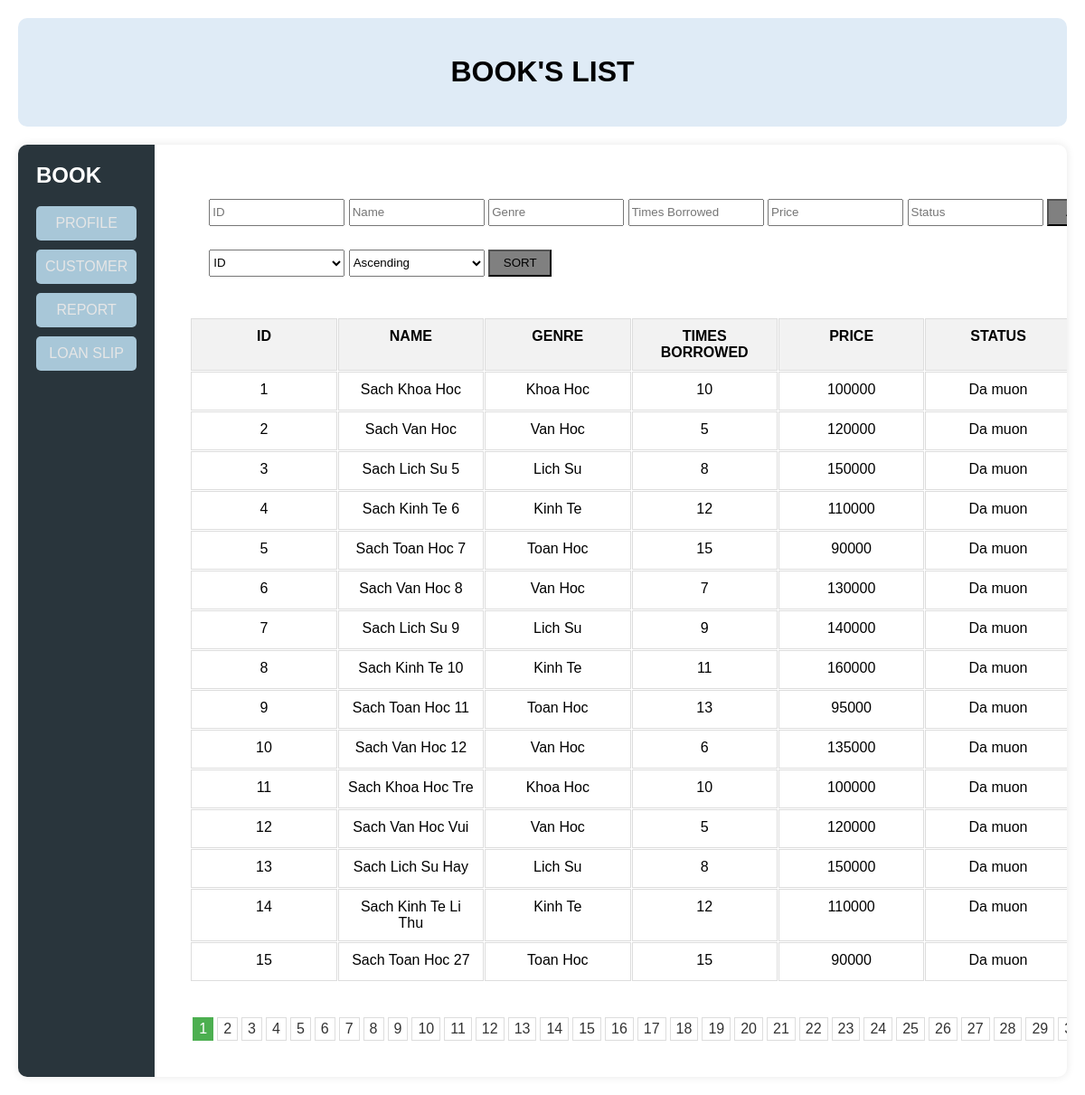
Screenshot of /book.php with the database file from the repository.
### tables this page shows
CREATE TABLE sach (
    idsach SERIAL PRIMARY KEY,
    phanloai VARCHAR(50),
    phimuon INT,
    ten VARCHAR(100),
    trangthai varchar(20),
    nhaxuatban VARCHAR(100),
    tacgia VARCHAR(100),
    luotmuon INT,
    idnhanvien INT
);

### book.php (the view, shortened to what this page needs)
<?php
include "connect.php";
$limit = 15;
$page = isset($_GET['page']) ? $_GET['page'] : 1;
$start = ($page - 1) * $limit;
$sort = isset($_GET['sort']) ? $_GET['sort'] : 'idsach';
$order = isset($_GET['order']) ? $_GET['order'] : 'ASC';
if (isset($_POST['button-search'])) {
    $Id = $_POST['idsach'];
    $Ten = $_POST['ten'];
    $Phanloai = $_POST['phanloai'];
    $Luotmuon = $_POST['luotmuon'];
    $Phimuon = $_POST['phimuon'];
    $Trangthai = $_POST['trangthai'];
    $condition = "1=1";
    if (!empty($Id)) {
        $condition .= " AND idsach = '$Id'";
    }
    if (!empty($Ten)) {
        $condition .= " AND ten LIKE '%$Ten%'";
    }
    if (!empty($Phanloai)) {
        $condition .= " AND phanloai LIKE '%$Phanloai%'";
    }
    if (!empty($Luotmuon)) {
        $condition .= " AND luotmuon LIKE '%$Luotmuon%'";
    }
    if (!empty($Phimuon)) {
        $condition .= " AND phimuon LIKE '%$Phimuon%'";
    }
    if (!empty($Trangthai)) {
        $condition .= " AND trangthai LIKE '%$Trangthai%'";
    }
    $sql = "SELECT * FROM sach WHERE $condition ORDER BY $sort $order LIMIT $start, $limit";
} else {
    $sql = "SELECT * FROM sach ORDER BY $sort $order LIMIT $start, $limit";
}
$result = mysqli_query($conn, $sql);
$total_records_query = "SELECT COUNT(*) FROM sach";
$total_records_result = mysqli_query($conn, $total_records_query);
$total_records = mysqli_fetch_array($total_records_result)[0];
$total_pages = ceil($total_records / $limit);
?>
<html lang="en">
          <head>
          </head>
          <body>
		  <div class="container">
		  <div class="header">
				<h1>BOOK'S LIST</h1>
			</div>
			<div class="content">
				<div class="sidebar">
					<h2>BOOK</h2>
					<a href="staffinfo.php">PROFILE</a>
					<a href="customer.php">CUSTOMER</a>
					<a href="report.php">REPORT</a>
                    <a href="loanstaff.php">LOAN SLIP</a>
				</div>
				<div class="main">
				<div class="form-change">
				<form action="book.php" class="form-edit" method="post" enctype="multipart/form-data">
					<input type="text" class="form-container" placeholder="ID" name="idsach">
					<input type="text" class="form-container" placeholder="Name" name="ten">
					<input type="text" class="form-container" placeholder="Genre" name="phanloai">
					<input type="text" class="form-container" placeholder="Times Borrowed" name="luotmuon">
					<input type="text" class="form-container" placeholder="Price" name="phimuon">
					<input type="text" class="form-container" placeholder="Status" name="trangthai">
					<button class="bt" name="button-add">ADD</button>
				</form>
                <form action="book.php" method="get">
        <select name="sort" class="form-container">
            <option value="idsach">ID</option>
        </select>
        <select name="order" class="form-container">
            <option value="ASC">Ascending</option>
        </select>
        <button class="bt" type="submit">SORT</button>
    </form>
				</div>
				<div class="table-container">
        <div class="grid-container">
            <div class="header1">ID</div>
            <div class="header1">NAME</div>
            <div class="header1">GENRE</div>
            <div class="header1">TIMES BORROWED</div>
            <div class="header1">PRICE</div>
			<div class="header1">STATUS</div>
            <?php
            if ($result) {
                while ($row = mysqli_fetch_assoc($result)) {
                    echo "<div>" . $row['idsach'] . "</div>";
                    echo "<div>" . $row['ten'] . "</div>";
                    echo "<div>" . $row['phanloai'] . "</div>";
                    echo "<div>" . $row['luotmuon'] . "</div>";
                    echo "<div>" . $row['phimuon'] . "</div>";
					echo "<div>" . $row['trangthai'] . "</div>";
                }
            }
            ?>
        </div>
    </div>
    <div class="pagination">
        <?php
        for ($i = 1; $i <= $total_pages; $i++) {
            echo "<a href='?page=" . $i . "'";
            if ($i == $page) echo " class='active'";
            echo ">" . $i . "</a>";
        }
        ?>
    </div>
				</div>
			</div>
		</div>
          </body>
          </html>

### book.php (style rules this page uses)
body { margin: 0; padding: 0; background: #FFFFFF; font-family: 'Arial', sans-serif; overflow-x: hidden; }
.container { display: flex; flex-direction: column; min-height: 100vh; max-width: 100vw; margin: 0 auto; padding: 20px; box-sizing: border-box; }
.content { flex: 1; display: flex; flex-direction: row; background: #FFFFFF; border-radius: 10px; overflow: hidden; box-shadow: 0 0 10px rgba(0, 0, 0, 0.1); }
.header { text-align: center; padding: 20px; background: #DFEBF6; border-radius: 10px; margin-bottom: 20px; }
.sidebar { width: 270px; background: #29353C; color: #E6E6E6; padding: 20px; box-sizing: border-box; display: flex; flex-direction: column; }
.sidebar h2 { margin-top: 0; margin-bottom: 20px; color: #FFFFFF; }
.sidebar a { text-decoration: none; color: #E6E6E6; display: block; padding: 10px; margin-bottom: 10px; background: #A8C7D8; text-align: center; border-radius: 5px; }
.main { flex: 1; padding: 40px; display: flex; flex-direction: column; }
.grid-container { display: grid; grid-template-columns: repeat(7, 1fr); gap: 1px; width: 100%; margin: 20px auto; }
.grid-container > div { border: 1px solid #ddd; padding: 10px; text-align: center; }
.header1 { background-color: #f2f2f2; font-weight: bold; text-align: center; }
.table-container { position: relative; width: 100%; overflow-x: auto; }
.pagination { display: flex; justify-content: center; margin-top: 20px; }
.pagination a { color: #333; padding: 3px 6px; text-decoration: none; border: 1px solid #ddd; margin: 0 2px; }
.pagination a.active { background-color: #4CAF50; color: white; border: 1px solid #4CAF50; }
.form-container { width: 100%; max-width: 150px; height: 30px; margin-bottom: 10px; }
.form-change { margin-top: 20px; width: 100%; padding: 0 20px; box-sizing: border-box; }
.bt { height: 30px; background-color: grey; cursor: pointer; width: 70px; margin-right: 6px; }

### rows the page displays
sach: idsach "1", ten "Sach Khoa Hoc", phanloai "Khoa Hoc", luotmuon "10", phimuon "100000", trangthai "Da muon"
sach: idsach "2", ten "Sach Van Hoc", phanloai "Van Hoc", luotmuon "5", phimuon "120000", trangthai "Da muon"
sach: idsach "3", ten "Sach Lich Su 5", phanloai "Lich Su", luotmuon "8", phimuon "150000", trangthai "Da muon"
sach: idsach "4", ten "Sach Kinh Te 6", phanloai "Kinh Te", luotmuon "12", phimuon "110000", trangthai "Da muon"
sach: idsach "5", ten "Sach Toan Hoc 7", phanloai "Toan Hoc", luotmuon "15", phimuon "90000", trangthai "Da muon"
sach: idsach "6", ten "Sach Van Hoc 8", phanloai "Van Hoc", luotmuon "7", phimuon "130000", trangthai "Da muon"
sach: idsach "7", ten "Sach Lich Su 9", phanloai "Lich Su", luotmuon "9", phimuon "140000", trangthai "Da muon"
sach: idsach "8", ten "Sach Kinh Te 10", phanloai "Kinh Te", luotmuon "11", phimuon "160000", trangthai "Da muon"
sach: idsach "9", ten "Sach Toan Hoc 11", phanloai "Toan Hoc", luotmuon "13", phimuon "95000", trangthai "Da muon"
sach: idsach "10", ten "Sach Van Hoc 12", phanloai "Van Hoc", luotmuon "6", phimuon "135000", trangthai "Da muon"
sach: idsach "11", ten "Sach Khoa Hoc Tre", phanloai "Khoa Hoc", luotmuon "10", phimuon "100000", trangthai "Da muon"
sach: idsach "12", ten "Sach Van Hoc Vui", phanloai "Van Hoc", luotmuon "5", phimuon "120000", trangthai "Da muon"
sach: idsach "13", ten "Sach Lich Su Hay", phanloai "Lich Su", luotmuon "8", phimuon "150000", trangthai "Da muon"
sach: idsach "14", ten "Sach Kinh Te Li Thu", phanloai "Kinh Te", luotmuon "12", phimuon "110000", trangthai "Da muon"
sach: idsach "15", ten "Sach Toan Hoc 27", phanloai "Toan Hoc", luotmuon "15", phimuon "90000", trangthai "Da muon"
